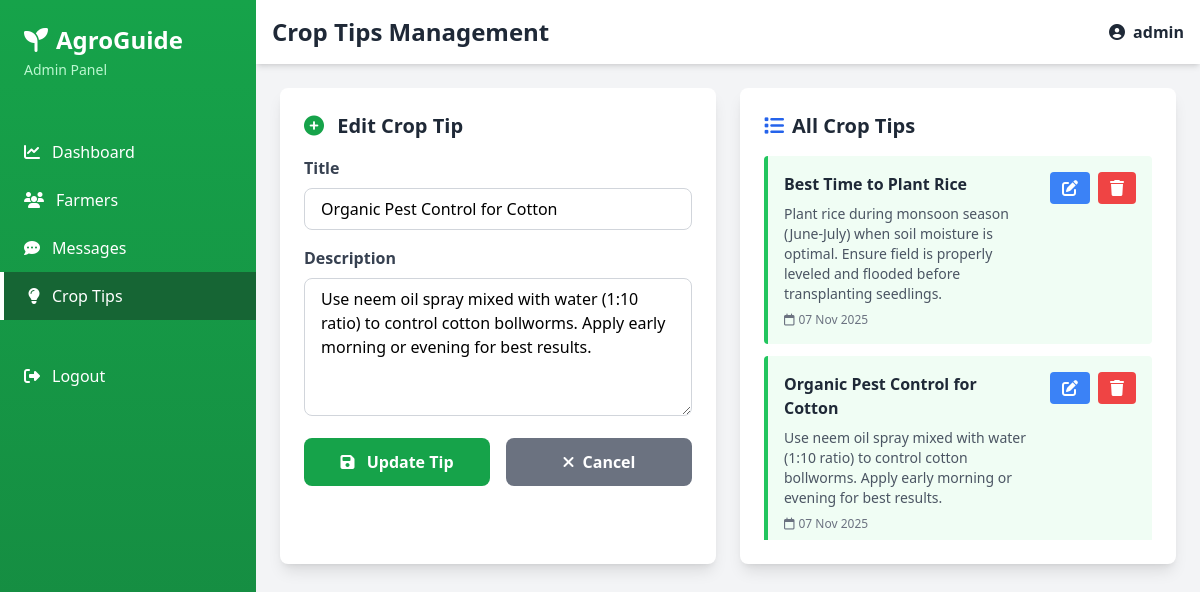
The app's page /tips.php?edit=2 (signed in) with its own data.
### tables this page shows
CREATE TABLE IF NOT EXISTS `tips` (
  `id` int(11) NOT NULL AUTO_INCREMENT,
  `title` varchar(255) NOT NULL,
  `description` text NOT NULL,
  `date` timestamp NOT NULL DEFAULT CURRENT_TIMESTAMP,
  PRIMARY KEY (`id`)
);

### tips.php (the view, shortened to what this page needs)
<?php
require_once 'db_connect.php';
$edit_tip = null;
if (isset($_GET['edit'])) {
    $id = $_GET['edit'];
    $stmt = $pdo->prepare("SELECT * FROM tips WHERE id = ?");
    $stmt->execute([$id]);
    $edit_tip = $stmt->fetch();
}
$stmt = $pdo->query("SELECT * FROM tips ORDER BY date DESC");
$tips = $stmt->fetchAll();
?>
<!DOCTYPE html>
<html lang="en">
<head>
    <script src="https://cdn.tailwindcss.com"></script>
    <link rel="stylesheet" href="https://cdnjs.cloudflare.com/ajax/libs/font-awesome/6.4.0/css/all.min.css">
</head>
<body class="bg-gray-100">
    <div class="flex h-screen">
        <div class="w-64 bg-gradient-to-b from-green-600 to-green-700 text-white">
            <div class="p-6">
                <h2 class="text-2xl font-bold flex items-center">
                    <i class="fas fa-seedling mr-2"></i> AgroGuide
                </h2>
                <p class="text-green-200 text-sm mt-1">Admin Panel</p>
            </div>
            <nav class="mt-6">
                <a href="dashboard.php" class="flex items-center px-6 py-3 hover:bg-green-800 transition">
                    <i class="fas fa-chart-line mr-3"></i> Dashboard
                </a>
                <a href="farmers.php" class="flex items-center px-6 py-3 hover:bg-green-800 transition">
                    <i class="fas fa-users mr-3"></i> Farmers
                </a>
                <a href="messages.php" class="flex items-center px-6 py-3 hover:bg-green-800 transition">
                    <i class="fas fa-comment-dots mr-3"></i> Messages
                </a>
                <a href="tips.php" class="flex items-center px-6 py-3 bg-green-800 border-l-4 border-white">
                    <i class="fas fa-lightbulb mr-3"></i> Crop Tips
                </a>
                <a href="logout.php" class="flex items-center px-6 py-3 hover:bg-red-600 transition mt-8">
                    <i class="fas fa-sign-out-alt mr-3"></i> Logout
                </a>
            </nav>
        </div>
        <div class="flex-1 overflow-y-auto">
            <div class="bg-white shadow-md p-4 flex justify-between items-center">
                <h1 class="text-2xl font-bold text-gray-800">Crop Tips Management</h1>
                <span class="text-gray-800 font-semibold">
                    <i class="fas fa-user-circle mr-2"></i><?= htmlspecialchars($_SESSION['admin_name']) ?>
                </span>
            </div>
            <div class="p-6">
                <div class="grid grid-cols-1 lg:grid-cols-2 gap-6 mb-6">
                    <div class="bg-white rounded-lg shadow-lg p-6">
                        <h3 class="text-xl font-bold text-gray-800 mb-4">
                            <i class="fas fa-plus-circle mr-2 text-green-600"></i>
                            <?= $edit_tip ? 'Edit Crop Tip' : 'Add New Crop Tip' ?>
                        </h3>
                        <form method="POST" class="space-y-4">
                            <div>
                                <label class="block text-gray-700 font-semibold mb-2">Title</label>
                                <input type="text" name="title" required
                                    value="<?= $edit_tip ? htmlspecialchars($edit_tip['title']) : '' ?>"
                                    class="w-full px-4 py-2 border border-gray-300 rounded-lg focus:ring-2 focus:ring-green-500"
                                    placeholder="E.g., Best Time to Plant Rice">
                            </div>
                            <div>
                                <label class="block text-gray-700 font-semibold mb-2">Description</label>
                                <textarea name="description" rows="5" required
                                    class="w-full px-4 py-2 border border-gray-300 rounded-lg focus:ring-2 focus:ring-green-500"
                                    placeholder="Enter detailed crop advisory tip..."><?= $edit_tip ? htmlspecialchars($edit_tip['description']) : '' ?></textarea>
                            </div>
                            <div class="flex gap-4">
                                <button type="submit" name="<?= $edit_tip ? 'edit' : 'add' ?>"
                                    class="flex-1 bg-green-600 text-white font-bold py-3 rounded-lg hover:bg-green-700">
                                    <i class="fas fa-<?= $edit_tip ? 'save' : 'plus' ?> mr-2"></i>
                                    <?= $edit_tip ? 'Update Tip' : 'Add Tip' ?>
                                </button>
                                <?php if ($edit_tip): ?>
                                <a href="tips.php"
                                    class="flex-1 bg-gray-500 text-white font-bold py-3 rounded-lg hover:bg-gray-600 text-center">
                                    <i class="fas fa-times mr-2"></i>Cancel
                                </a>
                                <?php endif; ?>
                            </div>
                        </form>
                    </div>
                    <div class="bg-white rounded-lg shadow-lg p-6">
                        <h3 class="text-xl font-bold text-gray-800 mb-4">
                            <i class="fas fa-list mr-2 text-blue-600"></i>All Crop Tips
                        </h3>
                        <div class="space-y-3 max-h-96 overflow-y-auto">
                            <?php foreach ($tips as $tip): ?>
                            <div class="p-4 bg-green-50 border-l-4 border-green-500 rounded">
                                <div class="flex justify-between items-start">
                                    <div class="flex-1">
                                        <p class="font-bold text-gray-800"><?= htmlspecialchars($tip['title']) ?></p>
                                        <p class="text-sm text-gray-600 mt-2"><?= htmlspecialchars($tip['description']) ?></p>
                                        <p class="text-xs text-gray-500 mt-2">
                                            <i class="far fa-calendar mr-1"></i><?= date('d M Y', strtotime($tip['date'])) ?>
                                        </p>
                                    </div>
                                    <div class="flex gap-2 ml-4">
                                        <a href="?edit=<?= $tip['id'] ?>"
                                            class="bg-blue-500 text-white px-3 py-1 rounded hover:bg-blue-600">
                                            <i class="fas fa-edit"></i>
                                        </a>
                                        <a href="?delete=<?= $tip['id'] ?>"
                                            onclick="return confirm('Delete this tip?')"
                                            class="bg-red-500 text-white px-3 py-1 rounded hover:bg-red-600">
                                            <i class="fas fa-trash"></i>
                                        </a>
                                    </div>
                                </div>
                            </div>
                            <?php endforeach; ?>
                        </div>
                    </div>
                </div>
            </div>
        </div>
    </div>
</body>
</html>

### records on screen
tips: title "Organic Pest Control for Cotton", description "Use neem oil spray mixed with water (1:10 ratio) to control cotton bollworms. Apply early morning or evening for best results.", date "07 Nov 2025"
tips: title "Best Time to Plant Rice", description "Plant rice during monsoon season (June-July) when soil moisture is optimal. Ensure field is properly leveled and flooded before transplanting seedlings.", date "07 Nov 2025"

### other values on screen
$_SESSION['admin_name'] "admin"
